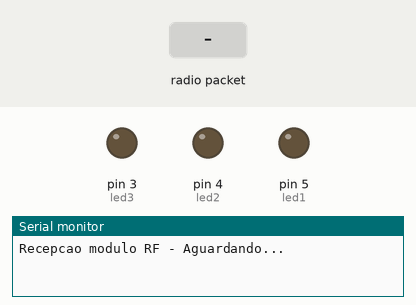
The sketch below on a simulated Arduino Uno, built with avr-gcc and run on an emulated ATmega328P. Shown: output pins drawn as LEDs (lit = HIGH), the last lines printed to the serial monitor. The inputs (shaded band) are chosen by the test bench. No radio packets arrive unless stated.

Above: at 1.2 s.
1.3 s: radio packet "1" arrives
At 2.3 s:
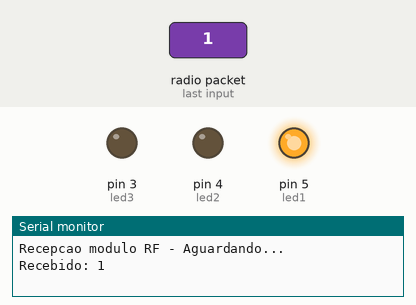
2.9 s: radio packet "2" arrives
At 3.5 s:
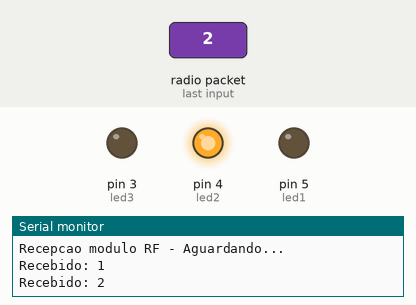
4.5 s: radio packet "3" arrives
At 5.8 s:
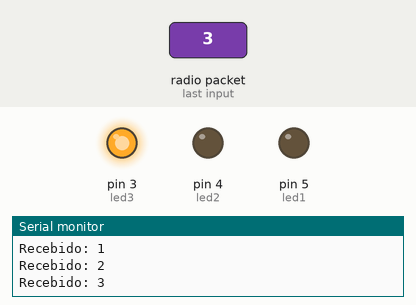
6.1 s: radio packet "0" arrives
At 7.1 s:
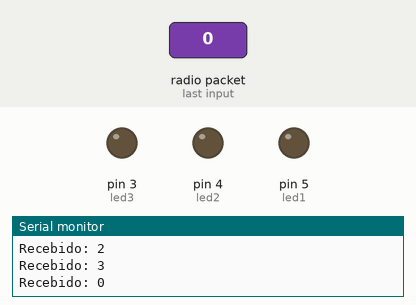
Timing chart, 0 to 8.7 s (numbered marks = the images above; inputs shaded):
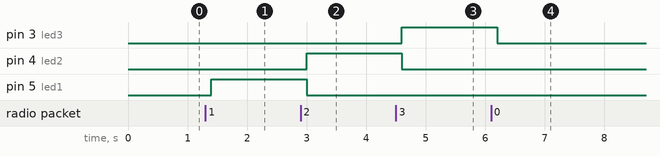

The sketch:

Receptor.ino
```cpp
#include <VirtualWire.h>

//Programa : Comunicacao com Modulo RF 433 - Receptor
//Autor : Arduino e Cia

//Define pino led
int led1 = 5;
int led2 = 4;
int led3 = 3;
int led4 = 2;
int led_aviso=8;
int valor_recebido_RF;
char recebido_RF_char[4];

void setup()
{
  Serial.begin(9600);
  pinMode(led1, OUTPUT);
  pinMode(led2,  OUTPUT);
  pinMode(led3, OUTPUT);
  //Pino ligado ao pino DATA do receptor RF
  vw_set_rx_pin(7);
  //Velocidade de comunicacao (bits por segundo)
  vw_setup(2000);
  //Inicia a recepcao
  vw_rx_start();
  Serial.println("Recepcao modulo RF - Aguardando...");
}

void loop()
{
    uint8_t buf[VW_MAX_MESSAGE_LEN];
    uint8_t buflen = VW_MAX_MESSAGE_LEN;

    if (vw_get_message(buf, &buflen))
    {
       int i;
       for (i = 0; i < buflen; i++)
       {
          //Armazena os caracteres recebidos
          recebido_RF_char[i] = char(buf[i]);
       }
       recebido_RF_char[buflen] = '\0';

       //Converte o valor recebido para integer
       valor_recebido_RF = atoi(recebido_RF_char);

       //Mostra no serial monitor o valor recebido
       Serial.print("Recebido: ");
       Serial.println(valor_recebido_RF);


       digitalWrite(led_aviso, HIGH);
       delay(100);
       digitalWrite(led_aviso, LOW);
       //Altera o estado do led conforme o numero recebido
    }

    if (valor_recebido_RF == 0)
    {
       digitalWrite(led1, LOW);
       digitalWrite(led2, LOW);
       digitalWrite(led3, LOW);
       digitalWrite(led4, HIGH);
    }
    if (valor_recebido_RF == 1)
    {
       digitalWrite(led1, HIGH);
       digitalWrite(led2, LOW);
       digitalWrite(led3, LOW);
       digitalWrite(led4, LOW);
    }
    if (valor_recebido_RF == 2)
    {
       digitalWrite(led1, LOW);
       digitalWrite(led2, HIGH);
       digitalWrite(led3, LOW);
       digitalWrite(led4, LOW);
    }
    if (valor_recebido_RF == 3)
    {
       digitalWrite(led1, LOW);
       digitalWrite(led2, LOW);
       digitalWrite(led3, HIGH);
       digitalWrite(led4, LOW);
    }
}
```

Measured:
- after the input at 1.3 s, pin 5 (led1): LOW → HIGH after 0.10 s
- after the input at 2.9 s, pin 4 (led2): LOW → HIGH after 0.10 s; pin 5 (led1): HIGH → LOW after 0.10 s
- after the input at 4.5 s, pin 3 (led3): LOW → HIGH after 0.10 s; pin 4 (led2): HIGH → LOW after 0.10 s
- after the input at 6.1 s, pin 3 (led3): HIGH → LOW after 0.10 s
